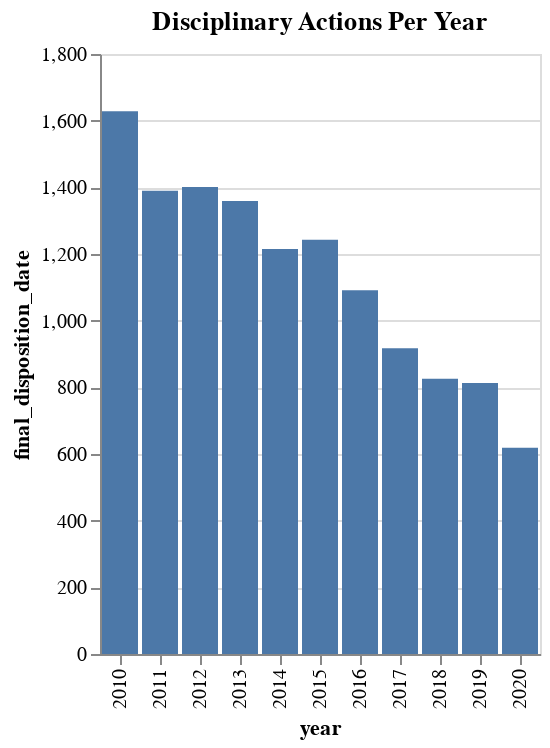

Source (notebook cell):
### Markdown cell above
The number of discipline actions taken against officers has fallen significantly since 2010. 2018-2020 saw roughly half of the yearly discipline actions as 2010.

### Code cell
alt.Chart(disposition_date_data).mark_bar().encode(
    x='year:O',
    y='final_disposition_date:Q'
).properties(title='Disciplinary Actions Per Year')

### Figure 1 — Vega-Lite specification as saved in the notebook (floating-point values rounded to 4 significant figures)
{"config": {"view": {"continuousWidth": 400, "continuousHeight": 300}}, "data": {"name": "data-94b273ff97baed2f766b04d1bbeb21e4"}, "mark": "bar", "encoding": {"x": {"type": "ordinal", "field": "year"}, "y": {"type": "quantitative", "field": "final_disposition_date"}}, "title": "Disciplinary Actions Per Year", "$schema": "https://vega.github.io/schema/vega-lite/v4.8.1.json", "datasets": {"data-94b273ff97baed2f766b04d1bbeb21e4": [{"year": 2010, "final_disposition_date": 1628}, {"year": 2012, "final_disposition_date": 1401}, {"year": 2011, "final_disposition_date": 1390}, {"year": 2013, "final_disposition_date": 1359}, {"year": 2015, "final_disposition_date": 1243}, {"year": 2014, "final_disposition_date": 1215}, {"year": 2016, "final_disposition_date": 1091}, {"year": 2017, "final_disposition_date": 917}, {"year": 2018, "final_disposition_date": 826}, {"year": 2019, "final_disposition_date": 813}, {"year": 2020, "final_disposition_date": 619}]}}
